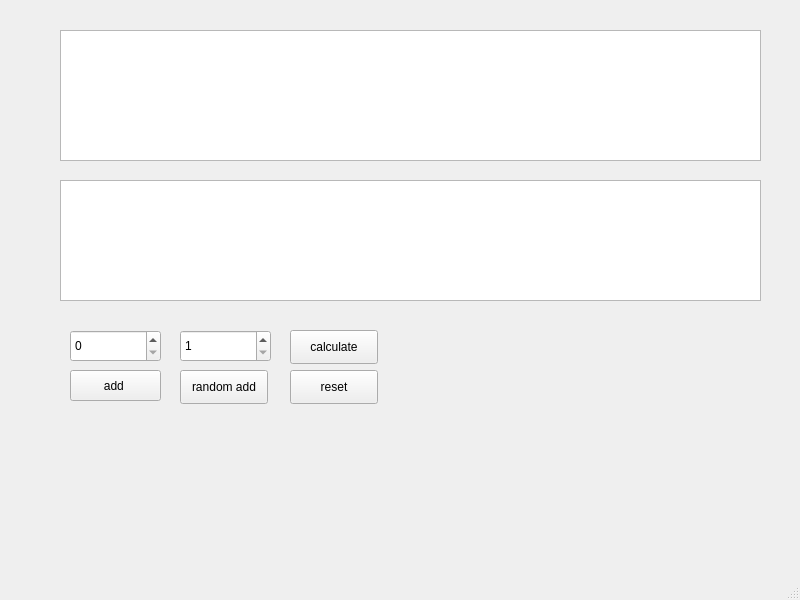
<?xml version="1.0" encoding="UTF-8"?>
<ui version="4.0">
 <class>MainWindow</class>
 <widget class="QMainWindow" name="MainWindow">
  <property name="geometry">
   <rect>
    <x>0</x>
    <y>0</y>
    <width>800</width>
    <height>600</height>
   </rect>
  </property>
  <property name="windowTitle">
   <string>MainWindow</string>
  </property>
  <widget class="QWidget" name="centralwidget">
   <widget class="QTextBrowser" name="array">
    <property name="geometry">
     <rect>
      <x>60</x>
      <y>30</y>
      <width>701</width>
      <height>131</height>
     </rect>
    </property>
   </widget>
   <widget class="QTextBrowser" name="mediane">
    <property name="geometry">
     <rect>
      <x>60</x>
      <y>180</y>
      <width>701</width>
      <height>121</height>
     </rect>
    </property>
   </widget>
   <widget class="QPushButton" name="add">
    <property name="geometry">
     <rect>
      <x>70</x>
      <y>370</y>
      <width>91</width>
      <height>31</height>
     </rect>
    </property>
    <property name="text">
     <string>add </string>
    </property>
   </widget>
   <widget class="QSpinBox" name="number">
    <property name="geometry">
     <rect>
      <x>70</x>
      <y>330</y>
      <width>91</width>
      <height>32</height>
     </rect>
    </property>
    <property name="maximum">
     <number>100000</number>
    </property>
   </widget>
   <widget class="QPushButton" name="calculate">
    <property name="geometry">
     <rect>
      <x>290</x>
      <y>330</y>
      <width>88</width>
      <height>34</height>
     </rect>
    </property>
    <property name="text">
     <string>calculate</string>
    </property>
   </widget>
   <widget class="QPushButton" name="randomadd">
    <property name="geometry">
     <rect>
      <x>180</x>
      <y>370</y>
      <width>88</width>
      <height>34</height>
     </rect>
    </property>
    <property name="text">
     <string>random add</string>
    </property>
   </widget>
   <widget class="QSpinBox" name="random">
    <property name="geometry">
     <rect>
      <x>180</x>
      <y>330</y>
      <width>91</width>
      <height>32</height>
     </rect>
    </property>
    <property name="minimum">
     <number>1</number>
    </property>
    <property name="maximum">
     <number>100</number>
    </property>
   </widget>
   <widget class="QPushButton" name="reset">
    <property name="geometry">
     <rect>
      <x>290</x>
      <y>370</y>
      <width>88</width>
      <height>34</height>
     </rect>
    </property>
    <property name="text">
     <string>reset</string>
    </property>
   </widget>
  </widget>
  <widget class="QMenuBar" name="menubar">
   <property name="geometry">
    <rect>
     <x>0</x>
     <y>0</y>
     <width>800</width>
     <height>30</height>
    </rect>
   </property>
  </widget>
  <widget class="QStatusBar" name="statusbar"/>
 </widget>
 <resources/>
 <connections/>
</ui>
